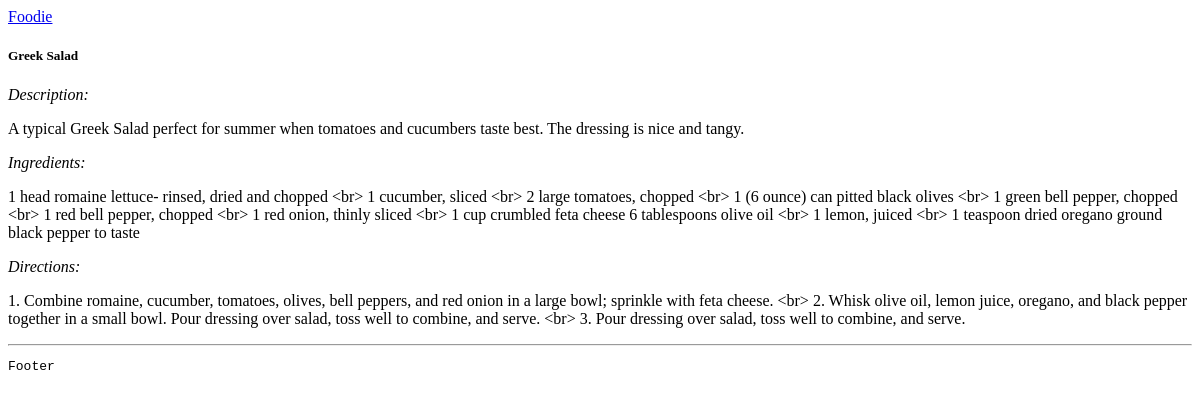
/recipes/1, run on an earlier commit of the app's database.
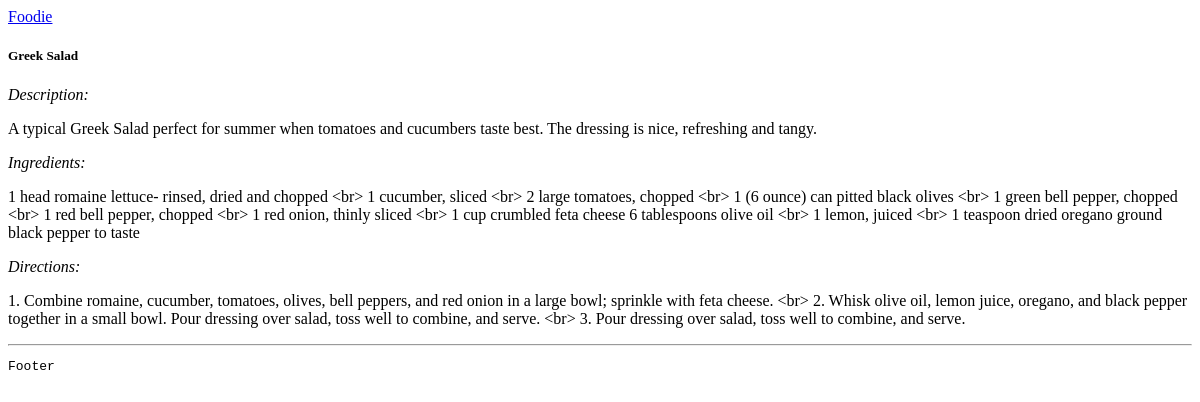
And on a later commit of the database.
### recipes/models.py (models this page shows, shortened)
class Recipe(models.Model):
    name = models.CharField(max_length=100)
    description = models.TextField(null=True, blank=True)
    ingredients = models.TextField()
    directions = models.TextField()
    date_added = models.DateTimeField(auto_now_add=True, null=True, blank=True)
    category = models.ForeignKey(Category, on_delete=models.CASCADE)

### recipes/views.py (the view)
# urls.py: path("<int:recipe_id>", views.recipe, name="recipe_detail"),
def recipe(request, recipe_id):
    recipe = Recipe.objects.get(id=recipe_id)
    context = {
        "recipe": recipe
    }
    return render(request, "recipes/recipeDetails.html", context)

### recipes/templates/recipes/recipeDetails.html
{% extends "base.html" %}
{% block content %}
    <div>
        <div>
            <h5> {{ recipe.name }} </h5>
            <i>Description: </i>
            <p> {{ recipe.description }} </p>
            <i>Ingredients: </i>
            <p> {{ recipe.ingredients }} </p>
            <i>Directions: </i>
            <p> {{ recipe.directions }} </p>
        </div>
    </div>
{% endblock content %}

What changed in the data, as far as the page shows it:
changed Recipe "Greek Salad": description "A typical Greek Salad perfect for summer when tomatoes and cucumbers taste best. The dressing is nice and tangy." → "A typical Greek Salad perfect for summer when tomatoes and cucumbers taste best. The dressing is nice, refreshing and tangy."
